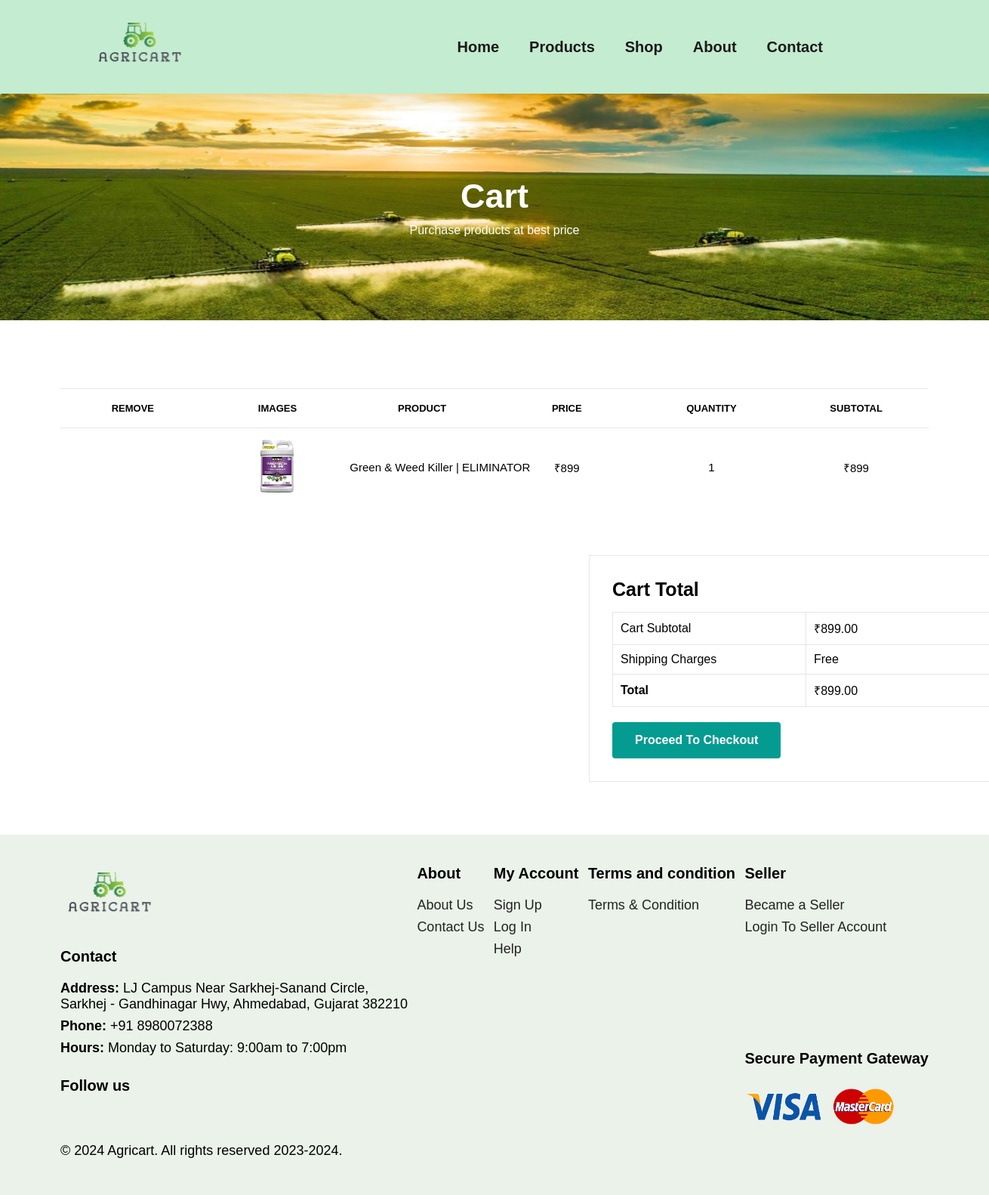
/buyer/cart.php (signed in), run on the app's committed database.
### tables this page shows
CREATE TABLE `cart_details` (
  `cart_id` int(255) NOT NULL,
  `product_id` int(10) NOT NULL,
  `buyer_id` int(255) NOT NULL,
  `quantity` int(255) NOT NULL
);

CREATE TABLE `product_details` (
  `product_id` int(10) NOT NULL,
  `seller_id` int(255) NOT NULL,
  `name` varchar(50) NOT NULL,
  `description` varchar(255) NOT NULL,
  `mrp` int(255) NOT NULL,
  `price` int(50) NOT NULL,
  `quantity` int(255) NOT NULL,
  `photo` varchar(50) NOT NULL,
  `photo2` varchar(255) NOT NULL,
  `photo3` varchar(255) NOT NULL
);

### buyer/cart.php (the view, shortened to what this page needs)
<?php
include("../database/connection.php");
if(isset($_SESSION['username'])) {
    $username = $_SESSION['username'];
    $buyer_id_query = "SELECT buyer_id FROM buyer_details WHERE email = '$username'";
    $buyer_id_result = mysqli_query($conn, $buyer_id_query);
    $buyer_id_row = mysqli_fetch_assoc($buyer_id_result);
    $buyer_id = $buyer_id_row['buyer_id'];
    $query = "SELECT cart_details.*, product_details.name, product_details.price, product_details.photo FROM cart_details
              INNER JOIN product_details ON cart_details.product_id = product_details.product_id
              WHERE cart_details.buyer_id = '$buyer_id'";
    $result = mysqli_query($conn, $query);
    $totalPrice = 0;
    while ($row = mysqli_fetch_assoc($result)) {
        $product_price = $row['price'];
        $quantity = $row['quantity'];
        $subtotal = $product_price * $quantity;
        $totalPrice += $subtotal;
    }
}
$shippingCharges = 0;
if(isset($result)) {
    mysqli_data_seek($result, 0);
}
$totalWithShipping = $totalPrice + $shippingCharges;
?>
<!DOCTYPE html>
<html lang="en">
<head>
    <link rel="stylesheet" href="home.css">
</head>
<body>
    <section id="header">
        <a onclick="reloadPage()"><img src="../images/homelogo.png" class="logo"></a>
        <div>
            <ul id="navbar">
                <li class="module"><a href="index.php">Home</a></li>
                <li class="module"><a href="product.php">Products</a></li>
                <li class="module"><a href="shop.php">Shop</a></li>
                <li class="module"><a href="about.php">About</a></li>
                <li class="module"><a href="contact.php">Contact</a></li>
            </ul>
        </div>
    </section>
    <section id="page-hadder" class="contct-hadder">
        <h2>Cart</h2>
        <p>Purchase products at best price</p>
    </section>
    <section id="cart" class="section-p1">
        <table width="100%">
            <thead>
                <tr>
                    <td>Remove</td>
                    <td>Images</td>
                    <td>Product</td>
                    <td>Price</td>
                    <td>Quantity</td>
                    <td>Subtotal</td>
                </tr>
            </thead>
            <tbody>
                <?php
                if(isset($result)) {
                    mysqli_data_seek($result, 0);
                    while ($row = mysqli_fetch_assoc($result)) {
                        $product_name = $row['name'];
                        $product_price = $row['price'];
                        $quantity = $row['quantity'];
                        $subtotal = $product_price * $quantity;
                ?>
                        <tr>
                            <td><a href="javascript:void(0)" onclick="removeProduct(<?php echo $row['product_id']; ?>)"><ion-icon name="close-circle-outline"></ion-icon></a></td>
                            <td><img src="../images/<?php echo empty($row['photo']) ? 'abc2.jpeg' : $row['photo']; ?>" alt="Product Image"></td>
                            <td><?php echo $product_name; ?></td>
                            <td class="price">₹<?php echo $product_price; ?></td>
                            <td class="quantity"><?php echo $quantity; ?></td>
                            <td>₹<?php echo $subtotal; ?></td>
                        </tr>
                <?php
                    }
                } else {
                    echo "<tr><td colspan='6'>No items in the cart</td></tr>";
                }
                ?>
            </tbody>
        </table>
    </section>
    <?php if($totalWithShipping >1){
                ?>
    <section id="cart-parts" class="section-p1">
        <div id="subtotal">
            <h3>Cart Total</h3>
            <table>
                <tr>
                    <td>Cart Subtotal</td>
                    <td>₹<?php echo number_format($totalPrice, 2); ?></td>
                </tr>
                <tr>
                    <td>Shipping Charges</td>
                    <td><?php echo ($shippingCharges == 0) ? 'Free' : "₹" . $shippingCharges; ?></td>
                </tr>
                <tr>
                    <td><strong>Total</strong></td>
                    <td>₹<?php echo number_format($totalWithShipping, 2);?></td>
                </tr>
            </table>
            <button type="submit" name="proceed_to_checkout" class="normal" onclick="openPopup()">Proceed To Checkout</button>
        </div>
    </section>
    <?php
            }
            ?>
</body>
<?php
    include ("footer.php");
?>
</html>

### buyer/home.css (style rules this page uses)
* { font-family: 'spartan', sans-serif; margin: 0; padding: 0; box-sizing: border-box; }
img.logo { height: 5rem; width: 8.125rem; }
#header { display: flex; align-items: center; justify-content: space-between; padding: 1.25rem 7.5rem; background: #c4ecd0; box-shadow: 0 5px 15px 5px rgb(0,0,0,0.06); z-index: 999; position: sticky; top: 0; left: 0; }
#navbar { display: flex; align-items: center; justify-content: center; }
#navbar li { list-style: none; padding: 0 1.25rem; position: relative; }
#navbar li a { text-decoration: none; font-size: 1.25rem; font-weight: 600; color: #1a1a1a; transition: 0.3s ease; }
button.normal { font-size: 14px; font-weight: 600; padding: 15px 30px; color: black; background-color: white; border-radius: 4px; cursor: pointer; border: none; outline: none; transition: 0.3s; }
.section-p1 { padding: 40px 80px; }
#page-hadder { margin-bottom: 50px; padding: 50px; text-align: center; background-image: url("../images/contact-head.jpg"); background-repeat: no-repeat; background-position: center; background-size: cover; width: 100%; height: 300px; }
#page-hadder h2 { color: white; margin-bottom: 10px; margin-top: 60px; font-size: 45px; font-weight: 800; }
#page-hadder p { color: white; }
#cart table { width: 100%; border-collapse: collapse; table-layout: fixed; white-space: nowrap; }
#cart table img { width: 70px; }
#cart table td:nth-child(1) { width: 150px; text-align: center; }
#cart table td:nth-child(2) { width: 150px; text-align: center; }
#cart table td:nth-child(3) { width: 150px; text-align: center; }
#cart table td:nth-child(4) { width: 150px; text-align: center; }
#cart table td:nth-child(5) { width: 150px; text-align: center; }
#cart table td:nth-child(6) { width: 150px; text-align: center; }
#cart table thead { border: 1px solid #e2e9e1; border-left: none; border-right: none; }
#cart table thead td { font-weight: 700; text-transform: uppercase; font-size: 13px; padding: 18px 0; }
#cart table tbody td { font-size: 15px; }
#cart table tbody tr td { padding-top: 15px; }
#cart-parts { justify-content: right; }
#coupon h3, #subtotal h3 { padding-bottom: 15px; font-size: 25px; }
#coupon button, #subtotal button { font-size: 16px; background-color: #049b91; color: white; }
#subtotal { width: 50%; margin-bottom: 30px; border: 1px solid #e2e9e1; padding: 30px; margin-left: 700px; }
#subtotal table { border-collapse: collapse; width: 100%; margin-bottom: 20px; }
#subtotal table td { width: 50%; border: 1px solid #e2e9e1; padding: 10px; font-size: 16px; }
button { background-color:#088178; color: #fff; padding: 10px 20px; border: none; border-radius: 5px; cursor: pointer; }

### data on the page
cart_details: product_details.photo (picture), product_details.name "Green & Weed Killer | ELIMINATOR", product_details.price "899", quantity "1"

### other printed values
$totalPrice "899.00"
$totalWithShipping "899.00"
